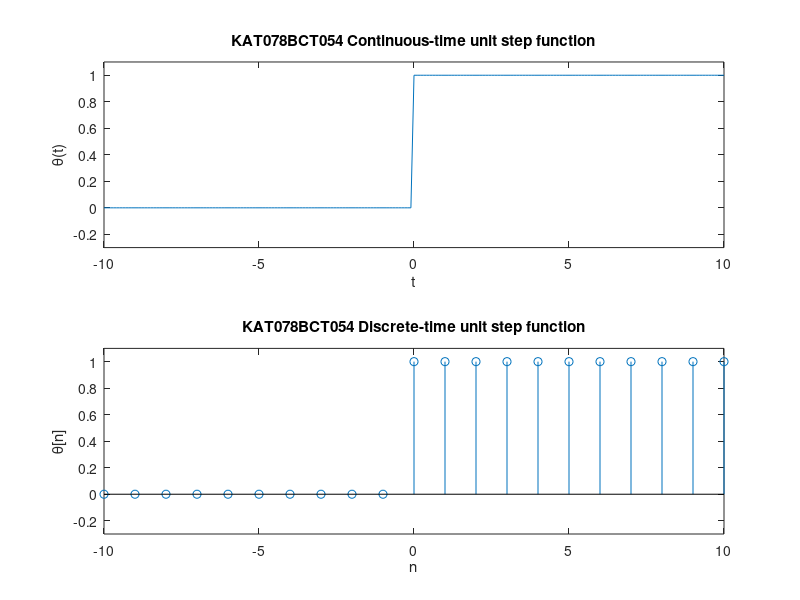

This figure's MATLAB source:
t = -10:0.1:10;
for k = 1:length(t)
    if t(k) < 0
          unit_step_t(k) = 0;
    else
        unit_step_t(k) = 1;
    endif
end
subplot(2,1,1);
plot(t, unit_step_t);
axis([-10 10 -0.3 1.1]);
title('KAT078BCT054 Continuous-time unit step function');
xlabel('t'); ylabel('\theta(t)');

n = -10:10;
for k = 1:length(n)
    if n(k) < 0
        unit_step_n(k) = 0;
    else
        unit_step_n(k) = 1;
    endif
end
subplot(2,1,2);
stem(n, unit_step_n);
axis([-10 10 -0.3 1.1]);
title('KAT078BCT054 Discrete-time unit step function');
xlabel('n'); ylabel('\theta[n]');